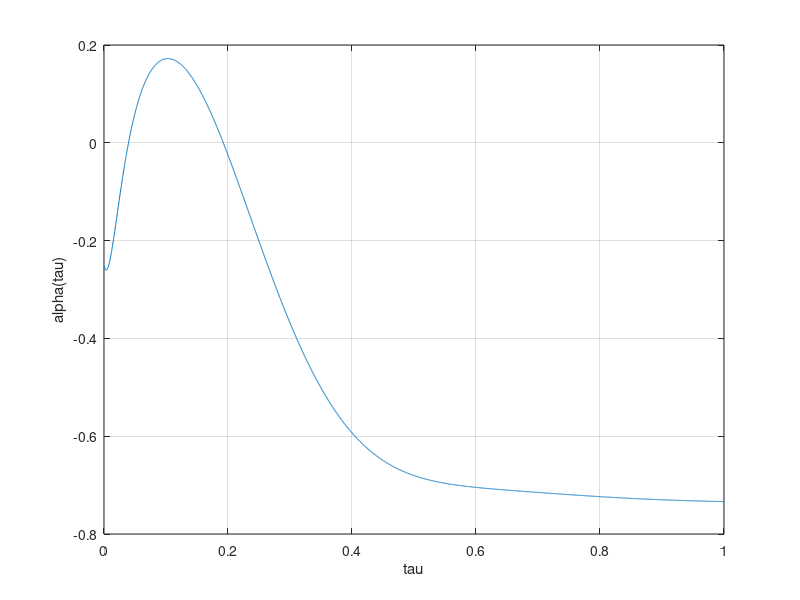

Source code (MATLAB): (Note: this script raises an error after producing the figure.)
% this code shows the identified mode, simulation, and graphics
% Matlab 2017a
% Written by Alessandro N. Vargas
% email: vargas.alessandro@gmail.com
% Last updated: March 12, 2021

clear all, clc, close all, format short, format long,


%##############################################
%#  simple numerical example
%##############################################
Ac=[-2 1;
   0  -0.9];
Bc=[1 0]';
K = [1 -1];

H=Ac+Bc*K;

n=max(size(Ac));

if max(real(eig(Ac+0.5*eye(n))))<0
    disp('The pair (Ac,Bc) is stabilizable')
else
    disp('!!! The pair (Ac,Bc) is NOT stabilizable !!!')
end


%%%%%%%%%%%%%%%%%%%%%%%%%%%%%%%%%%%%%%%%%%%%%%%%%%%%%%%%%%%%%%%%%%%%%
% Compute maximum delay according to the condition in the paper [*]
% [*] F. Mazenc and D. Normand-Cyrot, IEEE Trans Aut Control,   
%     Reduction Model Approach for Linear Systems With Sampled 
%     Delayed Inputs,  2013, vol. 58,  p. 1263-1268
%%%%%%%%%%%%%%%%%%%%%%%%%%%%%%%%%%%%%%%%%%%%%%%%%%%%%%%%%%%%%%%%%%%%%

%%%%%%%%%%%%%%%%%%%%%%%%%%%%%%%%%%%%%%%%%%%%%%%%%%%%%%%%
% this command calculates the matrix Qr that satisfies
% (A+BK)'*Qr + Qr*(A+BK) == -I < 0
%%%%%%%%%%%%%%%%%%%%%%%%%%%%%%%%%%%%%%%%%%%%%%%%%%%%%%%%
n=max(size(Ac));
Qr = lyap(H', eye(n));
residual_value = norm( H'*Qr + Qr*H +  eye(n) );

tau=1;

DeltaM_old = inv(4*sqrt(6)*norm(Bc)*norm(K))...
              *min( [inv(norm(H)*norm(Qr*expm(Ac*tau)))  inv(norm(expm(Ac*tau)))    ] )

%%%%%%%%%%%%%%%%%%%%%%%%%%%%%%%%%%%%%%%%%%%%%%%%%%%%%%%%%%%%%%%%%%%%%
% New method described in the novel paper
%%%%%%%%%%%%%%%%%%%%%%%%%%%%%%%%%%%%%%%%%%%%%%%%%%%%%%%%%%%%%%%%%%%%%

beta = 1;

val1 = (1 - 1/(2*beta))*inv(6*norm(Qr*expm(Ac*tau)*Bc*K)^2*norm(H)^2);

a = 2*norm(expm(Ac*tau)*Bc*K)^2;
b = 2*beta/3;
c = -1;
rootsVal = [(-b+sqrt(b^2 - 4*a*c))/(2*a)  (-b-sqrt(b^2 - 4*a*c))/(2*a)];
val2 = max(rootsVal);
DeltaM_new = min(val1,val2)

varEPS = 1e-6;
delta = -varEPS + DeltaM_new ;

a1 = -1 + 1/(2*beta) + (6*delta*norm(Qr*expm(Ac*tau)*Bc*K)^2*norm(H)^2)
a2 = -1 + 2*beta*delta/3 + 2*delta^2*norm(expm(Ac*tau)*Bc*K)^2

if (a1<0)&&(a2<0)
    sprintf('Note that both a1 and a2 are negative under delta = %.8f',delta)
end
 

format short,
 

%##############################################
% code that process experimental data
%##############################################


%##############################################
%#  code to check the theoretical condition
%##############################################

vectau=[]; vecDeltaM=[];

% Ac =[-0.0421    4.3891         0;
%    -8.6703   -5.7236    8.2085;
%   -24.2994  -42.7586  -48.5546];
% Bc =[0; 0;12.7132];

Ac =[-0.0716    4.4868         0;
   -6.8028   -5.0147    6.3637;
  -20.2376  -18.0076  -45.3408];
Bc =[0; 0; 11.6605];

% Ac =[-0.0741    4.4873         0;
%      -6.9432   -4.9586    6.6801;
%      -25.6087  -20.1949  -63.4326];
% Bc =[ 0; 0; 15.8059];

%K = [-1.33 -0.1 -0.2];
%Ac=[-2 1;
%    0  -0.9];
%Bc=[1 0]';
%K = [1 -1];

% K = [-2 -0.78 -0.1 7.4];
K = [-1.3 -0.1 -0.2 0.5];
Ac = [Ac zeros(3,1);
      -1 0 0 -1];
Bc = [Bc; 0];

% 
% A=Amf;
% B=Bext;

H=Ac+Bc*K;


n=max(size(Ac));

%%%%%%%%%%%%%%%%%%%%%%%%%%%%%%%%%%%%%%%%%%%%%%%%%%%%%%%%
% this command calculates the matrix Qr that satisfies
% (A+BK)'*Qr + Qr*(A+BK) == -I < 0
%%%%%%%%%%%%%%%%%%%%%%%%%%%%%%%%%%%%%%%%%%%%%%%%%%%%%%%%
Qr = lyap(H',eye(n));

N=3600;    % number of point for each second interval
TS = 1/N;  % sampling time

beta = 2;  %old value = 1.2

delta = TS;
ExpectedValue=0;

lambMinQr = min(eig(Qr));
lambMaxQr = max(eig(Qr));
for i=1:N
    tau = TS*i;
    %a1 = -1 + 1/(2*beta) + (6*norm(sqrt(Qr)*expm(Ac*tau)*Bc*K)^2*delta*norm(H)^2);
    %a2 = -1 + 2*beta*delta*inv(3*lambMinQr) + 2*delta^2*norm(expm(Ac*tau)*Bc*K)^2;
    a1 = -1 + 1/(2*beta) + 6*delta*norm(Qr*expm(Ac*tau)*Bc*K)^2*norm(H)^2;
    a2 = -1 + 2*beta*delta/3 + 2*delta^2*norm(expm(Ac*tau)*Bc*K)^2;
    vecAlpha(i) = max(a1,a2); 
    vecTau(i) = tau;
end


figure(1)
plot(vecTau,vecAlpha)
xlabel('tau')
ylabel('alpha(tau)')
grid




%%%%%%%%%%%%%%%%%%%%%%%%%%%%%%%%%%%%%%
% experimental data under control
%%%%%%%%%%%%%%%%%%%%%%%%%%%%%%%%%%%%%%

load('dataThrottle_Labcontrol_VehiclePlatoonControl11-Mar-2016_19h34m')
posy{1}=10*simout.signals.values(2950:8000,2);
vely{1}=10*simout.signals.values(2950:8000,3);
current{1}=simout.signals.values(2950:8000,1);
vm{1} = simout.signals.values(2950:8000,5);
reference{1} = 2.4*simout.signals.values(2950:8000,4);

gainGradeToRad = 0.01745329251994;
posy{1} = gainGradeToRad*posy{1}';
vely{1}= gainGradeToRad*vely{1}';


load('dataThrottle_Labcontrol_VehiclePlatoonControl11-Mar-2016_19h44m')
posy{2}=10*simout.signals.values(2950:8000,2);
vely{2}=10*simout.signals.values(2950:8000,3);
current{2}=simout.signals.values(2950:8000,1);
vm{2} = simout.signals.values(2950:8000,5);
reference{2} = 2.4*simout.signals.values(2950:8000,4);

posy{2} = gainGradeToRad*posy{2}';
vely{2}= gainGradeToRad*vely{2}';

%  load('dataThrottle_Labcontrol_VehiclePlatoonControl12-Mar-2016_1h18m26s')
%  posy{1}=10*simout.signals.values(2000:8000,2);
%  vely{1}=10*simout.signals.values(2000:8000,3);
%  current{1}=simout.signals.values(2000:8000,1);
%  vm{1} = simout.signals.values(2000:8000,5);

N=max(size(posy{1}))
t = TS*[0:N-1];

figure(21)
subplot(5,1,1)
hold on
plot(t,posy{1},'b')
plot(t,posy{2},'k')
hold off
grid
ylabel('position(rad)')

subplot(5,1,2)
hold on
plot(t,vely{1},'b')
plot(t,vely{2},'k')
hold off
grid
ylabel('velocity(rad/sec)')

subplot(5,1,3)
hold on
plot(t,current{1},'b')
plot(t,current{2},'k')
hold off
grid
ylabel('current(A)')

subplot(5,1,4)
hold on
plot(t,vm{1},'b')
plot(t,vm{2},'k')
hold off
grid
ylabel('control(V)')

subplot(5,1,5)
plot(t,reference{1},'b')
ylabel('reference(V)')

xlabel('time(sec)')
legend('delay=10msec','delay=180msec')


theta=[posy{1}; posy{2}];
w=[vely{1}; vely{2}];
c=[current{1} current{2}]';
u = [vm{1} vm{2}]';
ref = [reference{1} reference{2}]';

savefile = 'controlDataThrottleVehiclePlatoon.mat';
save(savefile, 'theta', 'w','c','u','t','ref','vecTau','vecAlpha','-v7');
